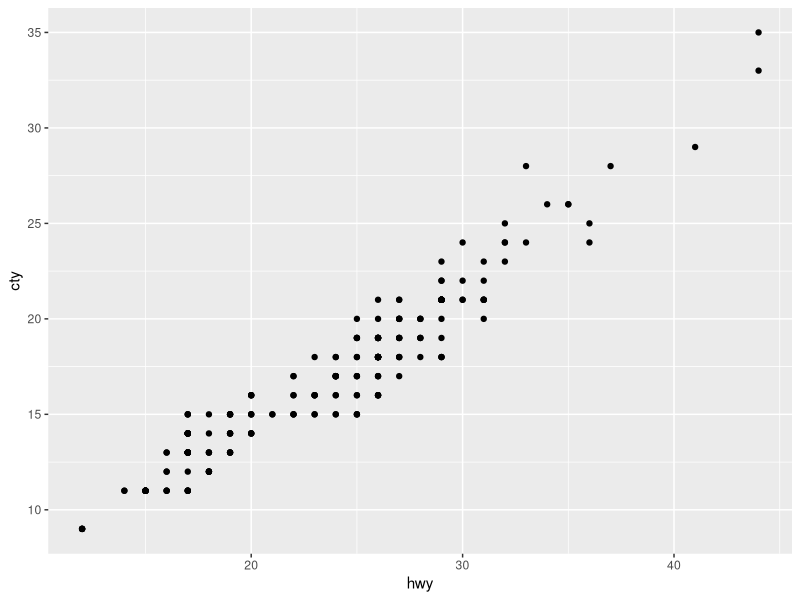
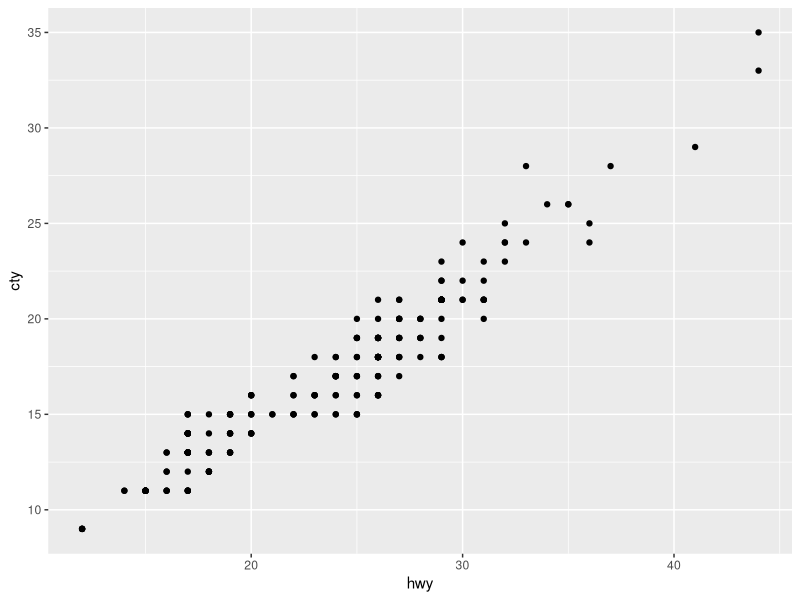
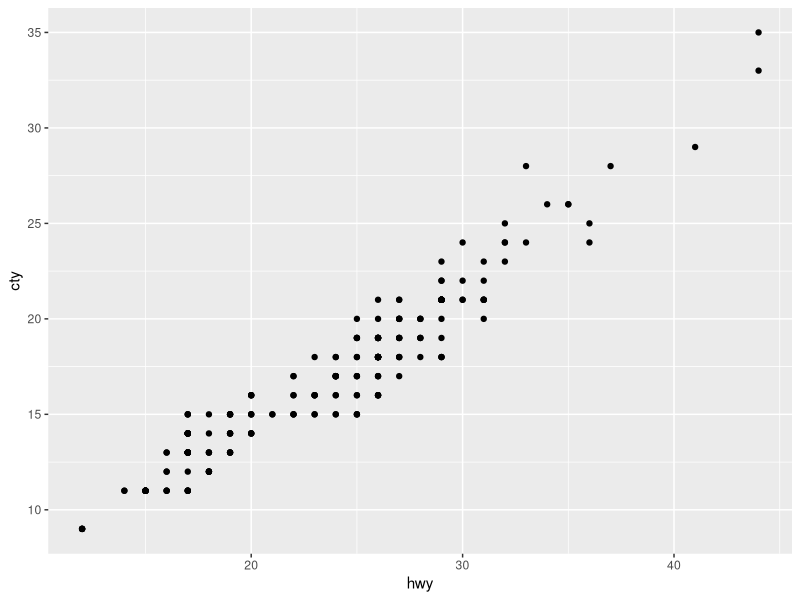
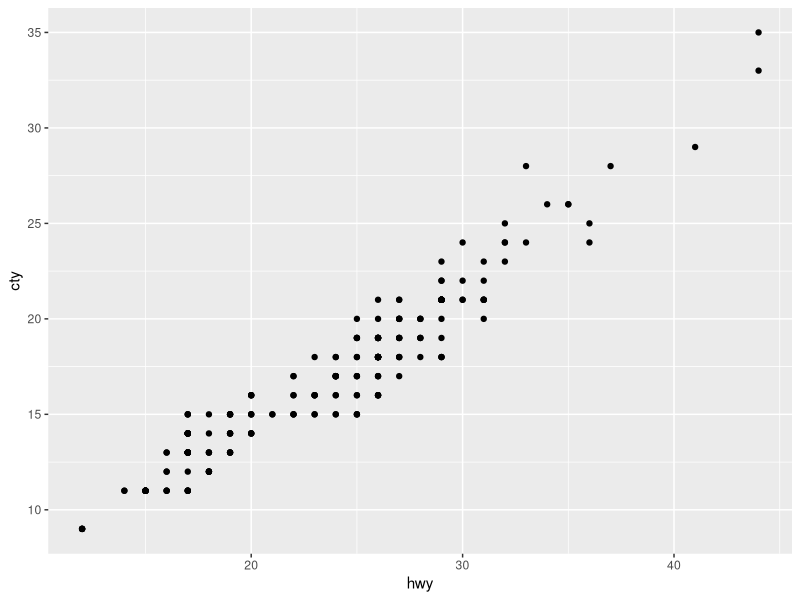
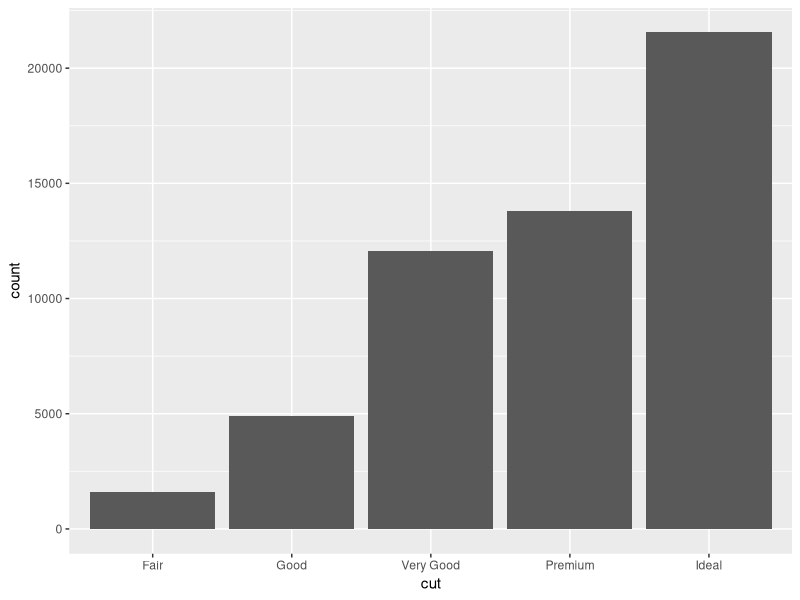
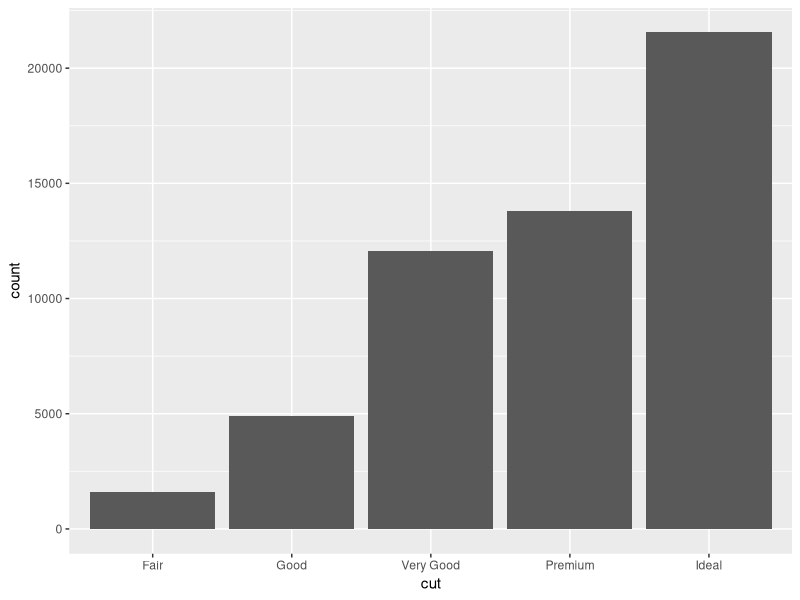
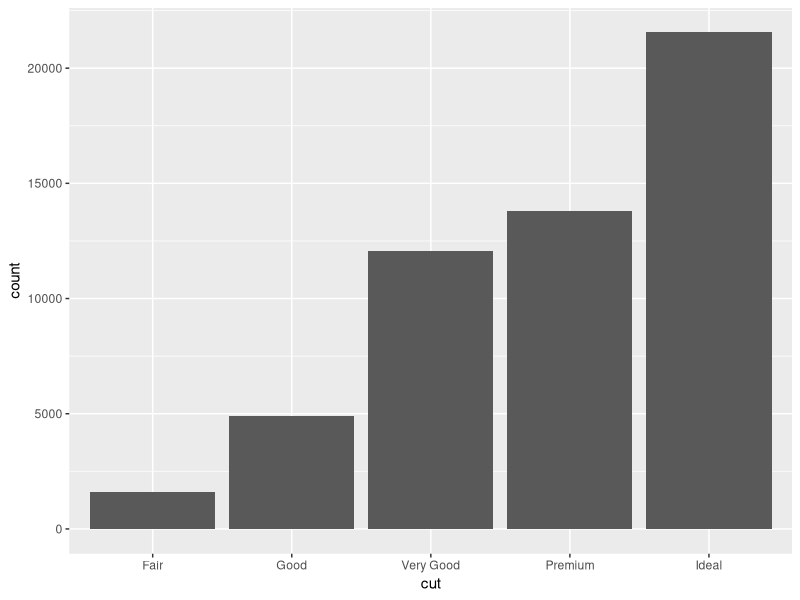
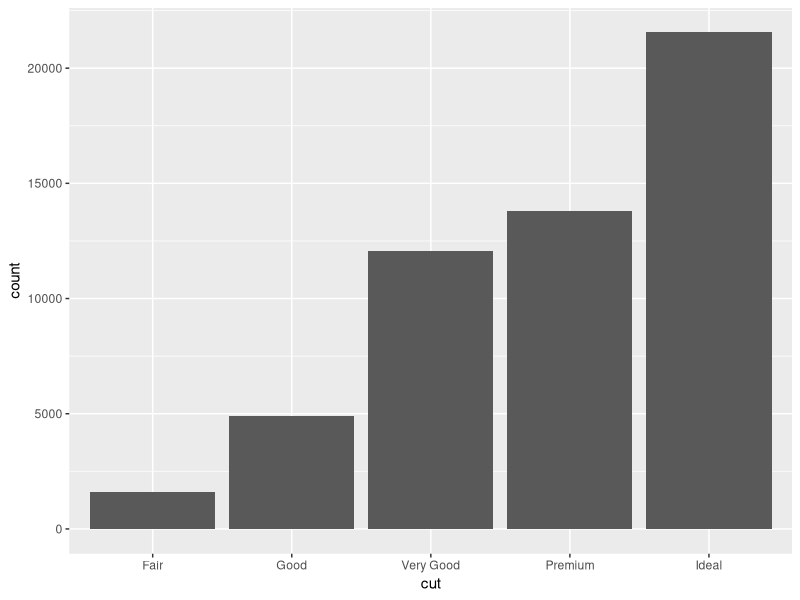

Here is the R script that generated these plots, in order:
## ---- chunk 1
library(ggplot2) 

ggplot(mpg) + 
  aes(x = hwy, y = cty) + 
  geom_point()

ggplot(mpg) + 
  aes(x = hwy, y = cty) + 
  geom_point(stat = "identity")

ggplot(mpg) + 
  aes(x = hwy, y = cty) + 
  layer(geom = "point",
        stat = "identity",
        position = "identity")

ggplot(mpg) + 
  aes(x = hwy, y = cty) + 
  layer(geom = GeomPoint,
        stat = StatIdentity,
        position = position_identity())

names(StatIdentity)  
  
StatIdentity$compute_layer

data.frame(x = 1, y = 1) |>
  StatIdentity$compute_layer()
## ---- chunk 2
ggplot(diamonds) + 
  aes(x = cut) + 
  geom_bar()

ggplot(diamonds) + 
  aes(x = cut) + 
  layer(geom = "bar",
        stat = "count",
        position = "stack")

ggplot(diamonds) + 
  aes(x = cut) + 
  layer(geom = GeomBar,
        stat = StatCount,
        position = position_stack())


names(StatCount)  

StatCount$compute_group

data.frame(x = c("A", "A", "B")) |> 
  StatCount$compute_group()

library(dplyr)
diamonds |> 
  dplyr::summarize(count = dplyr::n(), .by = cut) |>
  ggplot() + 
  aes(x = cut, y = count) + 
  layer(geom = GeomBar,
        stat = StatIdentity,   # non-computing Stat
        position = position_stack())
